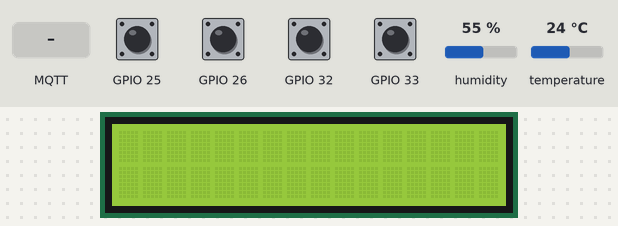
The program below on a simulated ESP32. On the bench: 16×2 character LCD. The inputs (shaded band) are chosen by the test bench; at power-on: GPIO 25, GPIO 26, GPIO 32, GPIO 33 HIGH, humidity 55 %, temperature 24 °C. WiFi joins after 1.5 s; servers stay silent unless stated; no MQTT or app messages arrive unless stated; what the program prints to the serial monitor is not drawn.

Above: at 5.3 s.
5.4 s: GPIO 32 pulled LOW for 0.15 s
At 6.7 s:
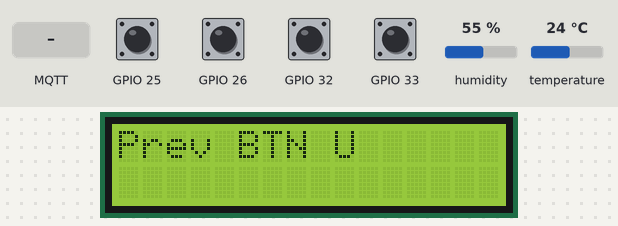
7.1 s: GPIO 25 pulled LOW for 0.15 s
8.7 s: GPIO 26 pulled LOW for 0.15 s
10.3 s: GPIO 33 pulled LOW for 0.15 s
11.9 s: MQTT message "1" arrives on the first subscribed topic
13.4 s: MQTT message "on" arrives on the first subscribed topic
Timing chart, 0 to 15.9 s (numbered marks = the images above; inputs shaded):
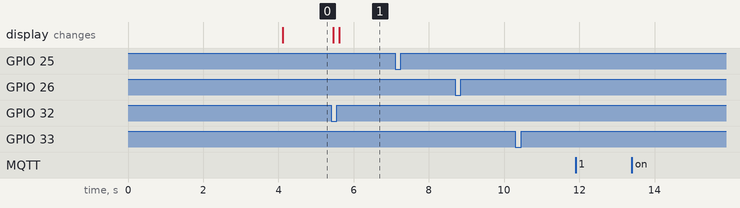

Measured:
- after the input at 5.4 s, the display: first changes after 0.06 s (image 1 shows a later state)
- after the input at 7.1 s, every drawn part: stays the same
- after the input at 8.7 s, every drawn part: stays the same
- after the input at 10.3 s, every drawn part: stays the same
- after the input at 11.9 s, every drawn part: stays the same
- after the input at 13.4 s, every drawn part: stays the same

The program:

main.cpp
```cpp
#include "PushButton.h"
#include <Arduino.h>
#include <LiquidCrystal_I2C.h>
#include <WiFi.h>
#include <PubSubClient.h>
#include <DHTesp.h>
#include <SimpleTimer.h>

// WiFI
static const char wifi_ssid[]       = "YOU WIFI SSID";
static const char wifi_password[]   = "YOU WIFI PASSWORD";

// MQTT broker
static const char mqtt_broker_ip[]  = "YOU MQTT Broker's IP address";
const int  mqtt_broker_port         = 1883;
static const char mqtt_broker_username[] = "mqtt_broker_username";
static const char mqtt_broker_password[] = "mqtt_broker_password";

// MQTT topic
static const char topic_publish[]   = "ESP32/data";
static const char topic_subscribe[] = "ESP32/command";

WiFiClient espClient;
PubSubClient mqttClient(espClient);

LiquidCrystal_I2C lcd(0x27, 16, 2);

DHTesp dht;
SimpleTimer timer;

PushButton prevButton(32);
PushButton upButton(33);
PushButton downButton(25);
PushButton nextButton(26);

void OnUpButtonPressed() {
    Serial.println("OnUpButtonPressed");
}

void OnDownButtonPressed() {
    Serial.println("OnDownButtonPressed");
}

void OnNextButtonPressed() {
    Serial.println("OnNextButtonPressed");
}

void OnNextButtonReleased() {
    Serial.println("OnNextButtonReleased");
}

#define MSG_BUFFER_SIZE	(50)
static char publish_msg[MSG_BUFFER_SIZE];

void TimerCallback() {
    TempAndHumidity tempAndHum = dht.getTempAndHumidity();
    Serial.printf("Temperature: %f\n", tempAndHum.temperature);
    Serial.printf("Humidity: %f\n",  tempAndHum.humidity);
    snprintf(publish_msg, MSG_BUFFER_SIZE, "temp: %f, Humidiy: %f", tempAndHum.temperature, tempAndHum.humidity);
    mqttClient.publish(topic_publish, publish_msg);
}

//
void MQTTCallback(const char* topic, uint8_t* payload, unsigned int length) {
    Serial.print("Message arrived [");
    Serial.print(topic);
    Serial.print("] ");

    for (int i = 0; i < length; i++) {
        Serial.print((char)payload[i]);
    }

    Serial.println();
}

void setup() {
    Serial.begin(921600);

    dht.setup(27, DHTesp::DHT11);

    WiFi.begin(wifi_ssid, wifi_password);

    while (WiFi.status() != WL_CONNECTED) {
        delay(2000);
        Serial.println("Connecting to the wifi......");
    }

    Serial.println("WiFI connected");

    mqttClient.setServer(mqtt_broker_ip, mqtt_broker_port);

    while (!mqttClient.connected()) {
        String client_id = "ESP32-TEST-1";
        if (mqttClient.connect(client_id.c_str(), mqtt_broker_username, mqtt_broker_password)) {
            Serial.println("MQTT server connected");
        } else {
            Serial.println("MQTT server connect fail: " + String(mqttClient.state()));
        }
        delay(2000);
    }

    // Subscribe the topic
    mqttClient.subscribe(topic_subscribe);
    mqttClient.setCallback(MQTTCallback);

    lcd.init();
    lcd.backlight();

    prevButton.Begin();
    upButton.Begin();
    downButton.Begin();
    nextButton.Begin();

    prevButton.SetPressedCallback([]() { lcd.clear(); lcd.print("Prev BTN D"); });
    prevButton.SetReleasedCallback([]() { lcd.clear(); lcd.print("Prev BTN U"); });

    upButton.SetPressedCallback(OnUpButtonPressed);
    downButton.SetPressedCallback(OnDownButtonPressed);
    nextButton.SetPressedCallback(OnNextButtonReleased);

    timer.setInterval(2000, TimerCallback);
}

void loop() {
    prevButton.Run();
    upButton.Run();
    downButton.Run();
    nextButton.Run();
    mqttClient.loop();
    timer.run();
}
```
